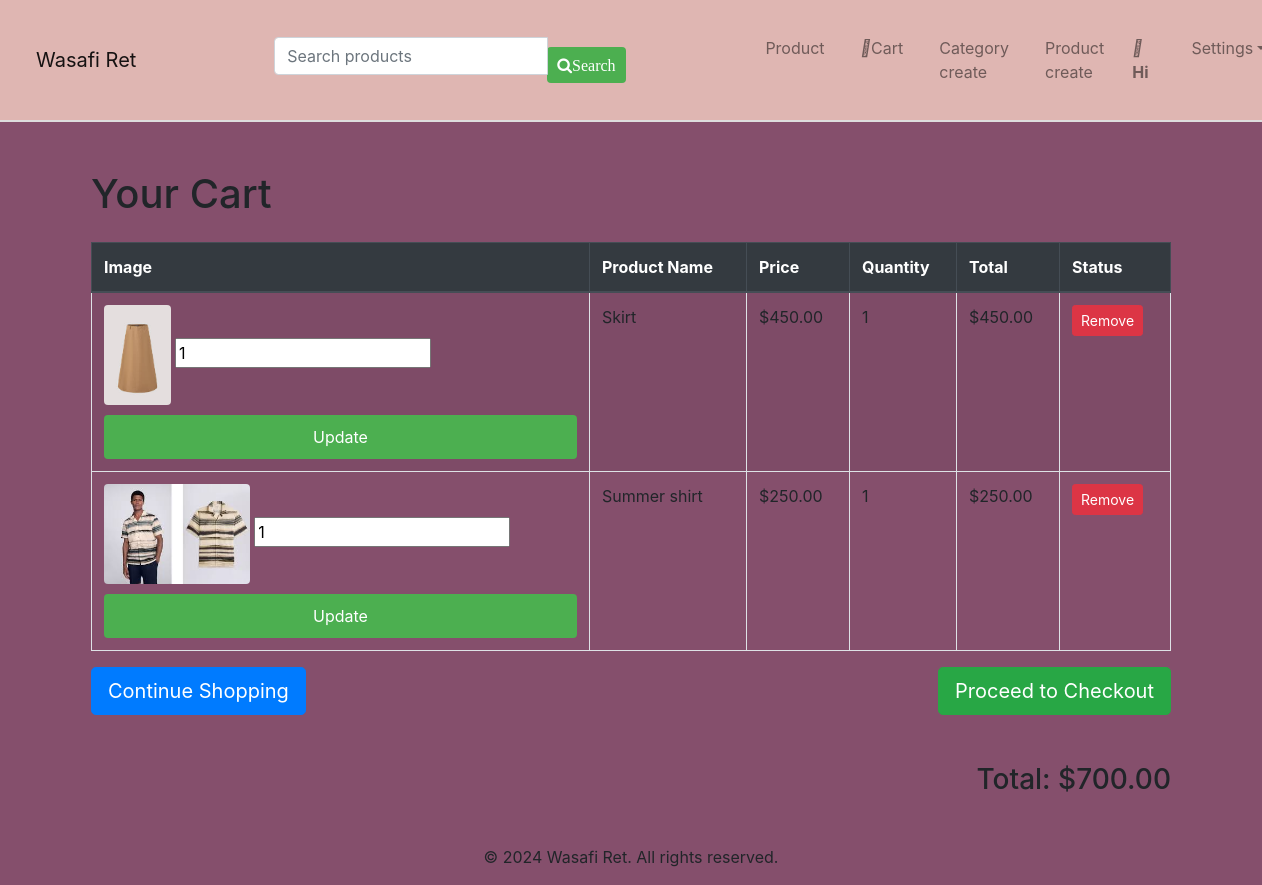
The app's page /cart/ (signed in) with its own data.
### WasafiRet/models.py (models this page shows, shortened)
class CartItem(models.Model):
    cart=models.ForeignKey(Cart,on_delete=models.CASCADE)
    product=models.ForeignKey(Product,on_delete=models.CASCADE)
    quantity=models.PositiveIntegerField(default=1)
    def get_total(self):
        return self.quantity*self.product.price

class Product(models.Model):
    name=models.CharField(max_length=255)
    description=models.TextField()
    price=models.DecimalField(max_digits=10,decimal_places=2)
    stock=models.IntegerField()
    category=models.ForeignKey(Category,on_delete=models.CASCADE)
    is_active=models.BooleanField(default=True)
    image=models.ImageField(upload_to=',media/images',blank=True,null=True)

### WasafiRet/views.py (the view)
# urls.py: path('cart/', views.view_cart, name='view_cart'),
def view_cart(request):
    cart=Cart.objects.filter(user=request.user).first()
    cart_items=CartItem.objects.filter(cart=cart)
    cart_total=sum(item.get_total() for item in cart_items)
    return render(request, 'WasafiRet/cart.html', {'cart_items':cart_items, 'cart_total':cart_total})

### WasafiRet/templates/WasafiRet/cart.html (shortened to what this page needs)
{% extends 'WasafiRet/base.html' %}
{% load static %}
{% block content %}
<div class="container mt-5">
  <h1>Your Cart</h1>
  {% if cart_items %}
  <table class="table table-bordered table-striped mt-4">
    <thead class="thead-dark">
      <tr>
        <th>Image</th>
        <th>Product Name</th>
        <th>Price</th>
        <th>Quantity</th>
        <th>Total</th>
        <th>Status</th>
      </tr>
    </thead>
    <tbody>
      {% for item in cart_items %}
      <tr>
        <td>
          {% if item.product.image %}
          <img
            src="{{ item.product.image.url }}"
            class="img-fluid rounded"
            alt="{{ item.product.name }}"
            style="max-height: 100px"
          />
          {% endif %}
          <form
            method="POST"
            action="{% url 'update_cart' item.id %}"
            style="display: inline"
          >
            <input
              type="number"
              name="quantity"
              value="{{ item.quantity }}"
              min="1"
            />
            <button type="submit">Update</button>
          </form>
        </td>
        <td>{{ item.product.name }}</td>
        <td>${{ item.product.price }}</td>
        <td>{{ item.quantity }}</td>
        <td>${{ item.get_total }}</td>
        <td> <a
          href="{% url 'remove_cart' item.id %}"
          class="btn btn-danger btn-sm"
          >Remove</a
        ></td>
      </tr>
      {% endfor %}
    </tbody>
  </table>
  <div class="row mb-5">
    <div class="col-md-6 text-left">
      <a href="{% url 'product_list' %}" class="btn btn-primary btn-lg">Continue Shopping</a>
    </div>
    <div class="col-md-6 text-right">
      <a href="{% url 'orders:checkout' %}" class="btn btn-success btn-lg">Proceed to Checkout</a>
    </div>
  </div>
  <div class="text-right">
    <h3>Total: ${{ cart_total }}</h3>
  </div>
  {% else %}
  <div class="alert alert-warning mt-5">
    <strong>Your cart is empty.</strong> Start adding some products!
  </div>
  {% endif %}
</div>
{% endblock %}

### static/css/style.css (style rules this page uses)
button { display: block; width: 100%; padding: 10px; margin-top: 10px; background-color: #4CAF50; color: #fff; border: none; border-radius: 4px; font-size: 16px; cursor: pointer; text-align: center; }
body { background-color: #854f6c; }
.row { display: flex; flex-wrap: wrap; justify-content: center; }

### records on screen
CartItem: product.image (picture), quantity "1", product.name "Skirt", product.price "450.00", get_total "450.00"
CartItem: product.image (picture), quantity "1", product.name "Summer shirt", product.price "250.00", get_total "250.00"

### other values on screen
{{ cart_total }} "700.00"
